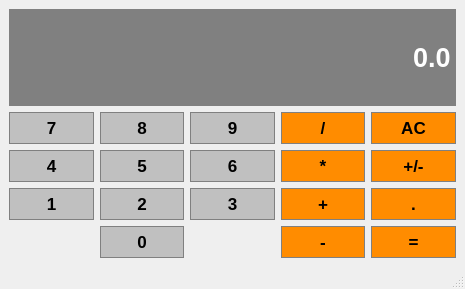
<?xml version="1.0" encoding="UTF-8"?>
<ui version="4.0">
 <class>Calculator</class>
 <widget class="QMainWindow" name="Calculator">
  <property name="geometry">
   <rect>
    <x>0</x>
    <y>0</y>
    <width>465</width>
    <height>289</height>
   </rect>
  </property>
  <property name="windowTitle">
   <string>Calculator</string>
  </property>
  <widget class="QWidget" name="centralwidget">
   <layout class="QGridLayout" name="gridLayout">
    <item row="1" column="1">
     <widget class="QPushButton" name="Button8">
      <property name="sizePolicy">
       <sizepolicy hsizetype="Preferred" vsizetype="Preferred">
        <horstretch>0</horstretch>
        <verstretch>0</verstretch>
       </sizepolicy>
      </property>
      <property name="font">
       <font>
        <pointsize>13</pointsize>
        <bold>true</bold>
       </font>
      </property>
      <property name="styleSheet">
       <string notr="true">QPushButton {
     background-color: #C0C0C0; 
	border: 1px solid gray;
	border-radius: 0px;
	padding: 5px;
}
QPushButton:pressed {
    background-color: #A9A9A9; 
	border: 1px solid gray;
	border-radius: 0px;
	padding: 5px;
}</string>
      </property>
      <property name="text">
       <string>8</string>
      </property>
     </widget>
    </item>
    <item row="1" column="0">
     <widget class="QPushButton" name="Button7">
      <property name="sizePolicy">
       <sizepolicy hsizetype="Preferred" vsizetype="Preferred">
        <horstretch>0</horstretch>
        <verstretch>0</verstretch>
       </sizepolicy>
      </property>
      <property name="font">
       <font>
        <pointsize>13</pointsize>
        <bold>true</bold>
       </font>
      </property>
      <property name="styleSheet">
       <string notr="true">QPushButton {
     background-color: #C0C0C0; 
	border: 1px solid gray;
	border-radius: 0px;
	padding: 5px;
}
QPushButton:pressed {
    background-color: #A9A9A9; 
	border: 1px solid gray;
	border-radius: 0px;
	padding: 5px;
}</string>
      </property>
      <property name="text">
       <string>7</string>
      </property>
     </widget>
    </item>
    <item row="3" column="0">
     <widget class="QPushButton" name="Button1">
      <property name="sizePolicy">
       <sizepolicy hsizetype="Preferred" vsizetype="Preferred">
        <horstretch>0</horstretch>
        <verstretch>0</verstretch>
       </sizepolicy>
      </property>
      <property name="font">
       <font>
        <pointsize>13</pointsize>
        <bold>true</bold>
       </font>
      </property>
      <property name="styleSheet">
       <string notr="true">QPushButton {
     background-color: #C0C0C0; 
	border: 1px solid gray;
	border-radius: 0px;
	padding: 5px;
}
QPushButton:pressed {
    background-color: #A9A9A9; 
	border: 1px solid gray;
	border-radius: 0px;
	padding: 5px;
}</string>
      </property>
      <property name="text">
       <string>1</string>
      </property>
     </widget>
    </item>
    <item row="2" column="0">
     <widget class="QPushButton" name="Button4">
      <property name="sizePolicy">
       <sizepolicy hsizetype="Preferred" vsizetype="Preferred">
        <horstretch>0</horstretch>
        <verstretch>0</verstretch>
       </sizepolicy>
      </property>
      <property name="font">
       <font>
        <pointsize>13</pointsize>
        <bold>true</bold>
       </font>
      </property>
      <property name="styleSheet">
       <string notr="true">QPushButton {
     background-color: #C0C0C0; 
	border: 1px solid gray;
	border-radius: 0px;
	padding: 5px;
}
QPushButton:pressed {
    background-color: #A9A9A9; 
	border: 1px solid gray;
	border-radius: 0px;
	padding: 5px;
}</string>
      </property>
      <property name="text">
       <string>4</string>
      </property>
     </widget>
    </item>
    <item row="1" column="3">
     <widget class="QPushButton" name="Divide">
      <property name="sizePolicy">
       <sizepolicy hsizetype="Preferred" vsizetype="Preferred">
        <horstretch>0</horstretch>
        <verstretch>0</verstretch>
       </sizepolicy>
      </property>
      <property name="font">
       <font>
        <pointsize>13</pointsize>
        <bold>true</bold>
       </font>
      </property>
      <property name="styleSheet">
       <string notr="true">QPushButton {
    background-color: #FF8C00; 
	border: 1px solid gray;
	border-radius: 0px;
	padding: 5px;
}
QPushButton:pressed {
    background-color: #A9A9A9; 
	border: 1px solid gray;
	border-radius: 0px;
	padding: 5px;
}</string>
      </property>
      <property name="text">
       <string>/</string>
      </property>
     </widget>
    </item>
    <item row="1" column="2">
     <widget class="QPushButton" name="Button9">
      <property name="sizePolicy">
       <sizepolicy hsizetype="Preferred" vsizetype="Preferred">
        <horstretch>0</horstretch>
        <verstretch>0</verstretch>
       </sizepolicy>
      </property>
      <property name="font">
       <font>
        <pointsize>13</pointsize>
        <bold>true</bold>
       </font>
      </property>
      <property name="styleSheet">
       <string notr="true">QPushButton {
     background-color: #C0C0C0; 
	border: 1px solid gray;
	border-radius: 0px;
	padding: 5px;
}
QPushButton:pressed {
    background-color: #A9A9A9; 
	border: 1px solid gray;
	border-radius: 0px;
	padding: 5px;
}</string>
      </property>
      <property name="text">
       <string>9</string>
      </property>
     </widget>
    </item>
    <item row="2" column="1">
     <widget class="QPushButton" name="Button5">
      <property name="sizePolicy">
       <sizepolicy hsizetype="Preferred" vsizetype="Preferred">
        <horstretch>0</horstretch>
        <verstretch>0</verstretch>
       </sizepolicy>
      </property>
      <property name="font">
       <font>
        <pointsize>13</pointsize>
        <bold>true</bold>
       </font>
      </property>
      <property name="styleSheet">
       <string notr="true">QPushButton {
     background-color: #C0C0C0; 
	border: 1px solid gray;
	border-radius: 0px;
	padding: 5px;
}
QPushButton:pressed {
    background-color: #A9A9A9; 
	border: 1px solid gray;
	border-radius: 0px;
	padding: 5px;
}</string>
      </property>
      <property name="text">
       <string>5</string>
      </property>
     </widget>
    </item>
    <item row="2" column="2">
     <widget class="QPushButton" name="Button6">
      <property name="sizePolicy">
       <sizepolicy hsizetype="Preferred" vsizetype="Preferred">
        <horstretch>0</horstretch>
        <verstretch>0</verstretch>
       </sizepolicy>
      </property>
      <property name="font">
       <font>
        <pointsize>13</pointsize>
        <bold>true</bold>
       </font>
      </property>
      <property name="styleSheet">
       <string notr="true">QPushButton {
     background-color: #C0C0C0; 
	border: 1px solid gray;
	border-radius: 0px;
	padding: 5px;
}
QPushButton:pressed {
    background-color: #A9A9A9; 
	border: 1px solid gray;
	border-radius: 0px;
	padding: 5px;
}</string>
      </property>
      <property name="text">
       <string>6</string>
      </property>
     </widget>
    </item>
    <item row="2" column="3">
     <widget class="QPushButton" name="Multiply">
      <property name="sizePolicy">
       <sizepolicy hsizetype="Preferred" vsizetype="Preferred">
        <horstretch>0</horstretch>
        <verstretch>0</verstretch>
       </sizepolicy>
      </property>
      <property name="font">
       <font>
        <pointsize>13</pointsize>
        <bold>true</bold>
       </font>
      </property>
      <property name="styleSheet">
       <string notr="true">QPushButton {
    background-color: #FF8C00; 
	border: 1px solid gray;
	border-radius: 0px;
	padding: 5px;
}
QPushButton:pressed {
    background-color: #A9A9A9; 
	border: 1px solid gray;
	border-radius: 0px;
	padding: 5px;
}</string>
      </property>
      <property name="text">
       <string>*</string>
      </property>
     </widget>
    </item>
    <item row="3" column="1">
     <widget class="QPushButton" name="Button2">
      <property name="sizePolicy">
       <sizepolicy hsizetype="Preferred" vsizetype="Preferred">
        <horstretch>0</horstretch>
        <verstretch>0</verstretch>
       </sizepolicy>
      </property>
      <property name="font">
       <font>
        <pointsize>13</pointsize>
        <bold>true</bold>
       </font>
      </property>
      <property name="styleSheet">
       <string notr="true">QPushButton {
     background-color: #C0C0C0; 
	border: 1px solid gray;
	border-radius: 0px;
	padding: 5px;
}
QPushButton:pressed {
    background-color: #A9A9A9; 
	border: 1px solid gray;
	border-radius: 0px;
	padding: 5px;
}</string>
      </property>
      <property name="text">
       <string>2</string>
      </property>
     </widget>
    </item>
    <item row="3" column="2">
     <widget class="QPushButton" name="Button3">
      <property name="sizePolicy">
       <sizepolicy hsizetype="Preferred" vsizetype="Preferred">
        <horstretch>0</horstretch>
        <verstretch>0</verstretch>
       </sizepolicy>
      </property>
      <property name="font">
       <font>
        <pointsize>13</pointsize>
        <bold>true</bold>
       </font>
      </property>
      <property name="styleSheet">
       <string notr="true">QPushButton {
     background-color: #C0C0C0; 
	border: 1px solid gray;
	border-radius: 0px;
	padding: 5px;
}
QPushButton:pressed {
    background-color: #A9A9A9; 
	border: 1px solid gray;
	border-radius: 0px;
	padding: 5px;
}</string>
      </property>
      <property name="text">
       <string>3</string>
      </property>
     </widget>
    </item>
    <item row="3" column="3">
     <widget class="QPushButton" name="Add">
      <property name="sizePolicy">
       <sizepolicy hsizetype="Preferred" vsizetype="Preferred">
        <horstretch>0</horstretch>
        <verstretch>0</verstretch>
       </sizepolicy>
      </property>
      <property name="font">
       <font>
        <pointsize>13</pointsize>
        <bold>true</bold>
       </font>
      </property>
      <property name="styleSheet">
       <string notr="true">QPushButton {
    background-color: #FF8C00; 
	border: 1px solid gray;
	border-radius: 0px;
	padding: 5px;
}
QPushButton:pressed {
    background-color: #A9A9A9; 
	border: 1px solid gray;
	border-radius: 0px;
	padding: 5px;
}</string>
      </property>
      <property name="text">
       <string>+</string>
      </property>
     </widget>
    </item>
    <item row="4" column="3">
     <widget class="QPushButton" name="Subtract">
      <property name="sizePolicy">
       <sizepolicy hsizetype="Preferred" vsizetype="Preferred">
        <horstretch>0</horstretch>
        <verstretch>0</verstretch>
       </sizepolicy>
      </property>
      <property name="font">
       <font>
        <pointsize>13</pointsize>
        <bold>true</bold>
       </font>
      </property>
      <property name="styleSheet">
       <string notr="true">QPushButton {
    background-color: #FF8C00; 
	border: 1px solid gray;
	border-radius: 0px;
	padding: 5px;
}
QPushButton:pressed {
    background-color: #A9A9A9; 
	border: 1px solid gray;
	border-radius: 0px;
	padding: 5px;
}</string>
      </property>
      <property name="text">
       <string>-</string>
      </property>
     </widget>
    </item>
    <item row="4" column="4">
     <widget class="QPushButton" name="Equals">
      <property name="sizePolicy">
       <sizepolicy hsizetype="Preferred" vsizetype="Preferred">
        <horstretch>0</horstretch>
        <verstretch>0</verstretch>
       </sizepolicy>
      </property>
      <property name="font">
       <font>
        <pointsize>13</pointsize>
        <bold>true</bold>
       </font>
      </property>
      <property name="styleSheet">
       <string notr="true">QPushButton {
    background-color: #FF8C00; 
	border: 1px solid gray;
	border-radius: 0px;
	padding: 5px;
}
QPushButton:pressed {
    background-color: #A9A9A9; 
	border: 1px solid gray;
	border-radius: 0px;
	padding: 5px;
}</string>
      </property>
      <property name="text">
       <string>=</string>
      </property>
     </widget>
    </item>
    <item row="0" column="0" colspan="5">
     <widget class="QLineEdit" name="Display">
      <property name="sizePolicy">
       <sizepolicy hsizetype="Preferred" vsizetype="Expanding">
        <horstretch>0</horstretch>
        <verstretch>0</verstretch>
       </sizepolicy>
      </property>
      <property name="font">
       <font>
        <pointsize>20</pointsize>
        <bold>true</bold>
       </font>
      </property>
      <property name="styleSheet">
       <string notr="true">QLineEdit {
	background-color: gray; 
	border: 1px solid gray;
	color: #ffffff;
}</string>
      </property>
      <property name="text">
       <string>0.0</string>
      </property>
      <property name="alignment">
       <set>Qt::AlignRight|Qt::AlignTrailing|Qt::AlignVCenter</set>
      </property>
     </widget>
    </item>
    <item row="1" column="4">
     <widget class="QPushButton" name="Clear">
      <property name="sizePolicy">
       <sizepolicy hsizetype="Preferred" vsizetype="Preferred">
        <horstretch>0</horstretch>
        <verstretch>0</verstretch>
       </sizepolicy>
      </property>
      <property name="font">
       <font>
        <pointsize>13</pointsize>
        <bold>true</bold>
       </font>
      </property>
      <property name="styleSheet">
       <string notr="true">QPushButton {
     background-color: #FF8C00; 
	border: 1px solid gray;
	border-radius: 0px;
	padding: 5px;
}
QPushButton:pressed {
    background-color: #A9A9A9; 
	border: 1px solid gray;
	border-radius: 0px;
	padding: 5px;
}</string>
      </property>
      <property name="text">
       <string>AC</string>
      </property>
     </widget>
    </item>
    <item row="4" column="1">
     <widget class="QPushButton" name="Button0">
      <property name="sizePolicy">
       <sizepolicy hsizetype="Preferred" vsizetype="Preferred">
        <horstretch>0</horstretch>
        <verstretch>0</verstretch>
       </sizepolicy>
      </property>
      <property name="font">
       <font>
        <pointsize>13</pointsize>
        <bold>true</bold>
       </font>
      </property>
      <property name="styleSheet">
       <string notr="true">QPushButton {
     background-color: #C0C0C0; 
	border: 1px solid gray;
	border-radius: 0px;
	padding: 5px;
}
QPushButton:pressed {
    background-color: #A9A9A9; 
	border: 1px solid gray;
	border-radius: 0px;
	padding: 5px;
}</string>
      </property>
      <property name="text">
       <string>0</string>
      </property>
     </widget>
    </item>
    <item row="2" column="4">
     <widget class="QPushButton" name="ChangeSign">
      <property name="sizePolicy">
       <sizepolicy hsizetype="Preferred" vsizetype="Preferred">
        <horstretch>0</horstretch>
        <verstretch>0</verstretch>
       </sizepolicy>
      </property>
      <property name="font">
       <font>
        <pointsize>13</pointsize>
        <bold>true</bold>
       </font>
      </property>
      <property name="styleSheet">
       <string notr="true">QPushButton {
     background-color: #FF8C00; 
	border: 1px solid gray;
	border-radius: 0px;
	padding: 5px;
}
QPushButton:pressed {
    background-color: #A9A9A9; 
	border: 1px solid gray;
	border-radius: 0px;
	padding: 5px;
}</string>
      </property>
      <property name="text">
       <string>+/-</string>
      </property>
     </widget>
    </item>
    <item row="3" column="4">
     <widget class="QPushButton" name="Decimal">
      <property name="font">
       <font>
        <pointsize>13</pointsize>
        <bold>true</bold>
       </font>
      </property>
      <property name="styleSheet">
       <string notr="true">QPushButton {
    background-color: #FF8C00; 
	border: 1px solid gray;
	border-radius: 0px;
	padding: 5px;
}
QPushButton:pressed {
    background-color: #A9A9A9; 
	border: 1px solid gray;
	border-radius: 0px;
	padding: 5px;
}</string>
      </property>
      <property name="text">
       <string>.</string>
      </property>
     </widget>
    </item>
   </layout>
  </widget>
  <widget class="QMenuBar" name="menubar">
   <property name="geometry">
    <rect>
     <x>0</x>
     <y>0</y>
     <width>465</width>
     <height>22</height>
    </rect>
   </property>
  </widget>
  <widget class="QStatusBar" name="statusbar"/>
 </widget>
 <resources/>
 <connections/>
</ui>
